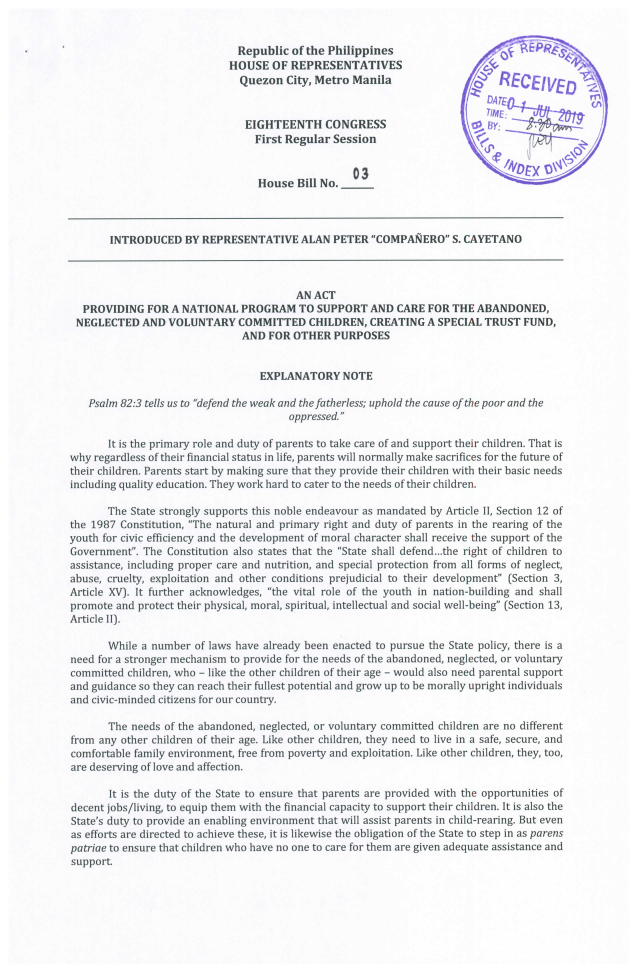
#> input picture images/HB00003-0-0.jpeg, 2548 x 3891 px (shown at 1/4 size)
$ python -i optimize.py   (imports and definitions only)   (older library calls are emulated)
#> lines starting #> are read from the running program, lines starting #| are printed output that depends on the picture; after the words box and inside, x2 and y2 are one past the last pixel; in counts of white or black regions, pixels touching at a corner belong together
#> further down, picture is the input picture: PIL image 2548x3891 RGB; mean R, G, B 239.1, 239.5, 241.2
### display.py
from PIL import Image
import matplotlib.pyplot as plt

# [11 lines left out: function display_image, not called in this run]

def display_cv_image(cv_image):
    """
    Resize image to fit in display
    """
    plt.imshow(cv_image)
    plt.show()

### optimize.py
from PIL import ImageOps, ImageDraw, Image
import cv2
import numpy as np
from matplotlib import pyplot as plt
import matplotlib

from display import display_cv_image, display_image


# [52 lines left out: functions remove_stamp, patch_stamp, not called in this run]

def adjust_gamma(cv_image, gamma=1.0):
    """
    Adjust contrast of the image using gamma correction
    """

    invGamma = 1.0 / gamma
    table = np.array([((i / 255.0) ** invGamma) * 255
        for i in np.arange(0, 256)]).astype("uint8")

    # apply gamma correction using the lookup table
    new_image = cv2.LUT(cv_image, table)
    return new_image

def mask_image(image):
    """
    Convert image to black and white
    """

    # Generate mask
    image = image.convert("L")
    cv_image = np.array(image)
    _, mask = cv2.threshold(cv_image, 127, 255, cv2.THRESH_BINARY_INV)
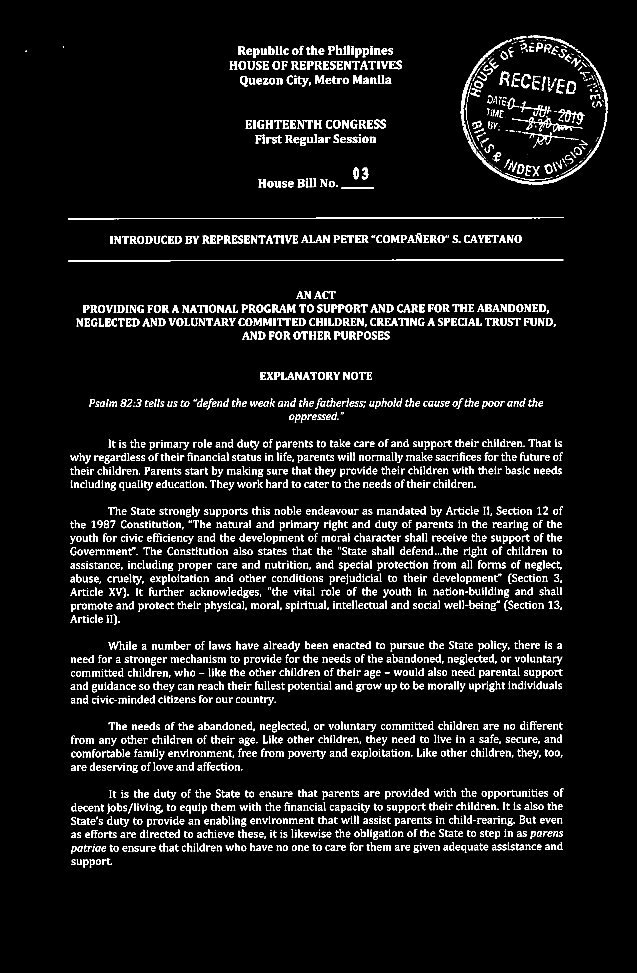
#> mask: shape (3891, 2548) (shown at 1/4 size); 5% white; 3007 white regions (367 under 20 px), largest, box (x1, y1, x2, y2) and area: (1874, 245, 2430, 739) 7782, (272, 870, 2254, 877) 5352, (273, 1039, 2254, 1046) 5201
    mask_inv = cv2.bitwise_not(mask)
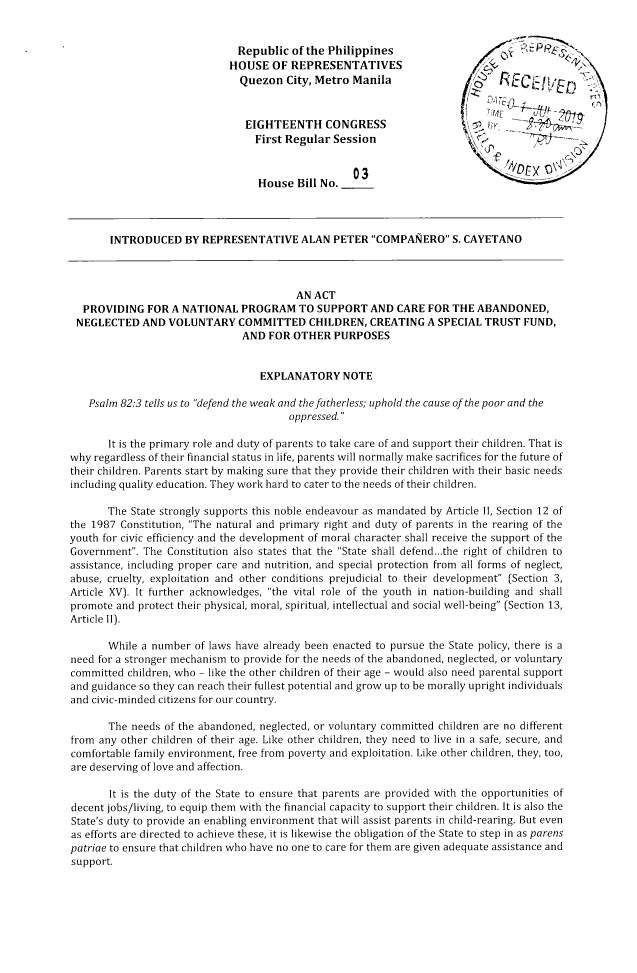
#> mask_inv: shape (3891, 2548) (shown at 1/4 size); 95% white; 3007 black regions (367 under 20 px), largest, box (x1, y1, x2, y2) and area: (1874, 245, 2430, 739) 7782, (272, 870, 2254, 877) 5352, (273, 1039, 2254, 1046) 5201

    # Generate white paper background
    white_background = np.ones(cv_image.shape, dtype="uint8") * 255

    # Extract important parts from the document and remove relevant areas from background
    document_fg = cv2.bitwise_and(cv_image, cv_image, mask=mask)
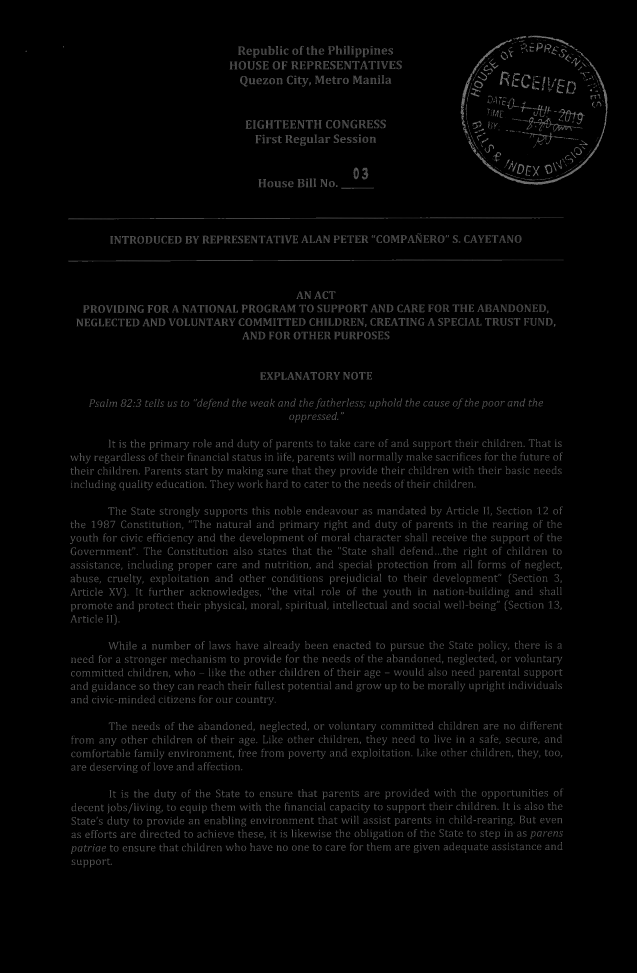
#> document_fg: shape (3891, 2548) (shown at 1/4 size); min 0, max 127, mean 4.3
    masked_bg = cv2.bitwise_and(white_background, white_background, mask=mask_inv)
#> white_background: shape (3891, 2548); every value is 255

    # Place important content onto white background
    dst = cv2.add(masked_bg, document_fg)
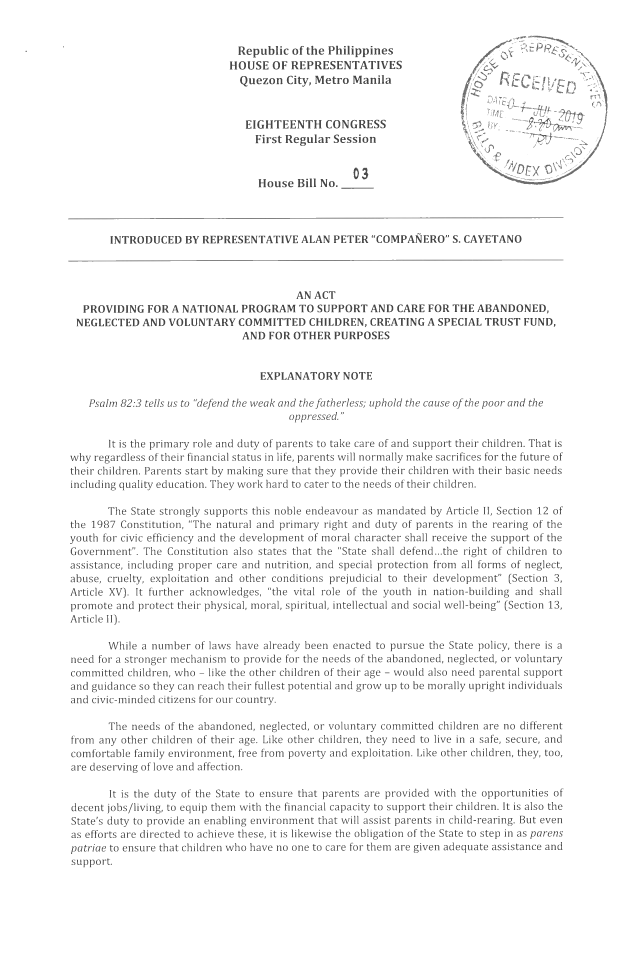
#> dst: shape (3891, 2548) (shown at 1/4 size); min 31, max 255, mean 246.5
    dst = adjust_gamma(dst, 0.1)

    # display_image(image)
    output = cv2.cvtColor(dst, cv2.COLOR_GRAY2RGB)
    display_cv_image(output)

    image = Image.fromarray(output)

    return image

# [5 lines left out: function optimize_image, not called in this run]

# [3 lines not run here, left out]

>>> from PIL import Image
>>> picture = Image.open('images/HB00003-0-0.jpeg')
>>> result = mask_image(picture)

$ run again, on images/HB00001-0-0.jpeg
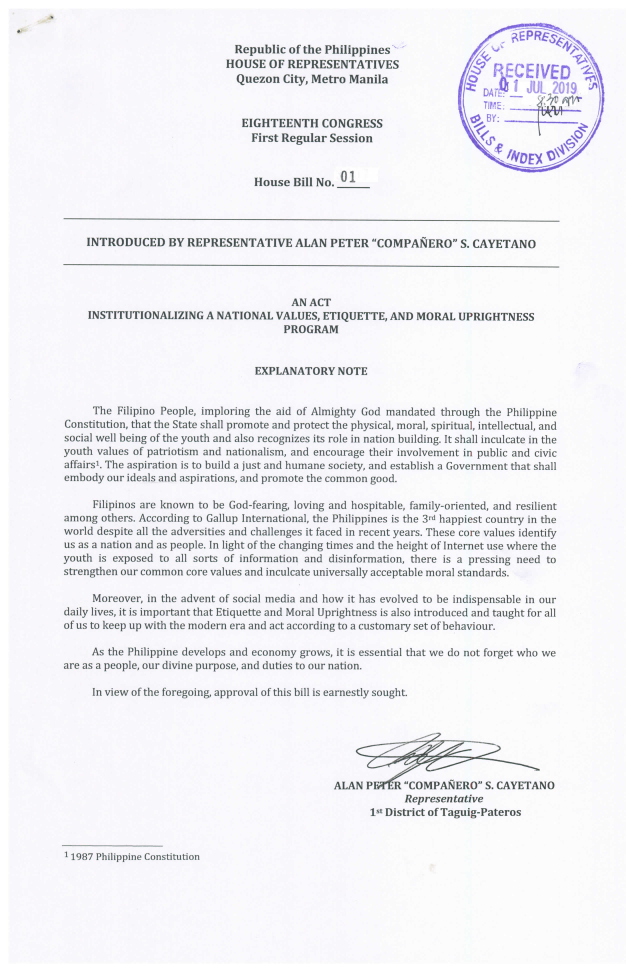
#> input picture images/HB00001-0-0.jpeg, 2538 x 3888 px (shown at 1/4 size)
#> picture is the input picture: PIL image 2538x3888 RGB; mean R, G, B 240.5, 240.2, 243.9
#> in mask_image, `_, mask = cv2.threshold(cv_image, 127, 255, cv2.THRESH_BINARY_INV)`:
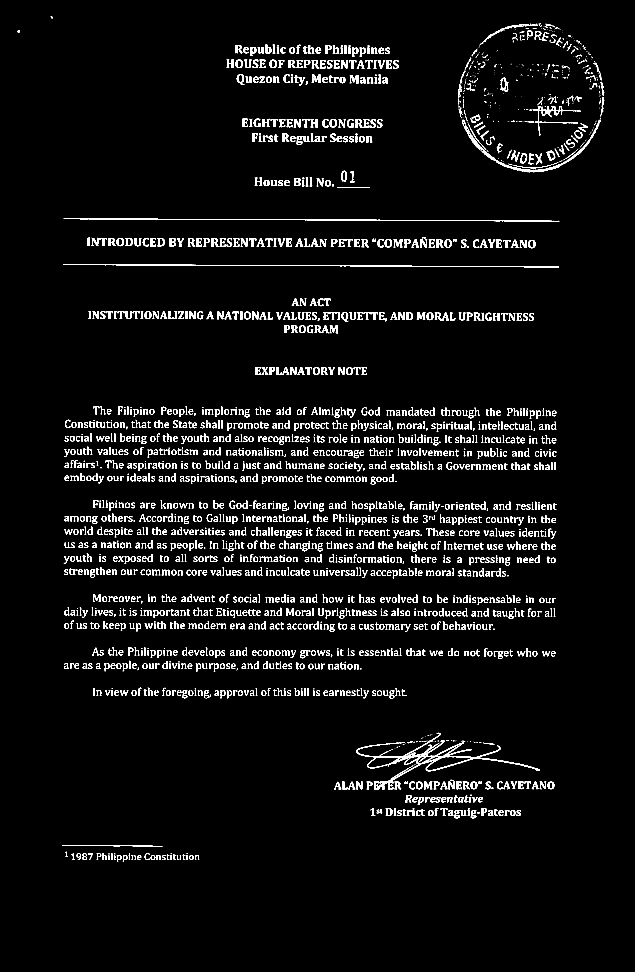
#> mask: shape (3888, 2538) (shown at 1/4 size); 3.6% white; 2569 white regions (606 under 20 px), largest, box (x1, y1, x2, y2) and area: (1424, 2931, 2158, 3157) 12136, (1848, 479, 2402, 689) 5383, (254, 1057, 2236, 1069) 4740
#> white_background: shape (3888, 2538); every value is 255
#> in mask_image, `dst = cv2.add(masked_bg, document_fg)`:
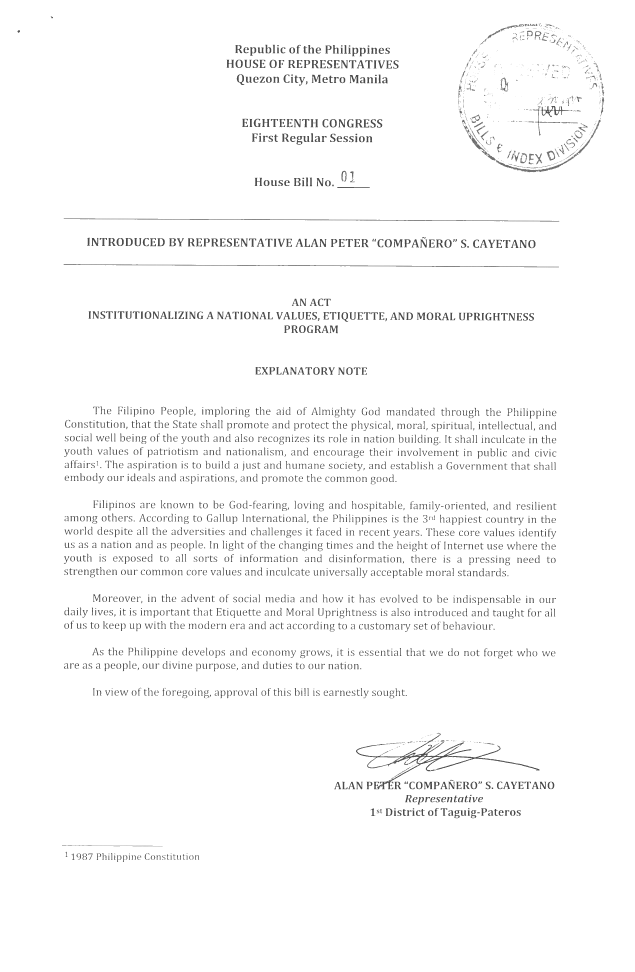
#> dst: shape (3888, 2538) (shown at 1/4 size); min 40, max 255, mean 249.1

$ run again, on images/HB00001-1-0.jpeg
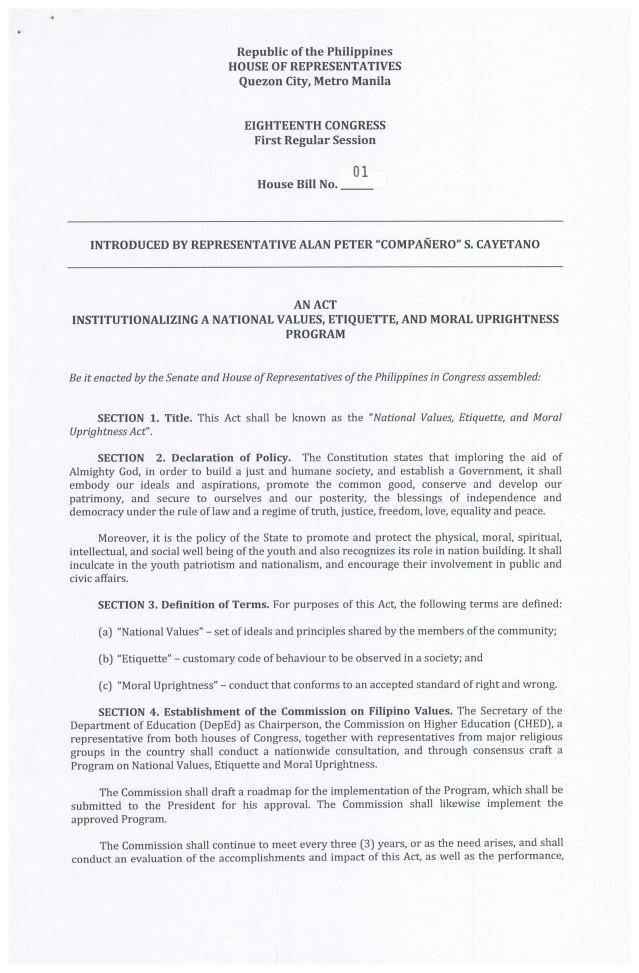
#> input picture images/HB00001-1-0.jpeg, 2555 x 3891 px (shown at 1/4 size)
#> picture is the input picture: PIL image 2555x3891 RGB; mean R, G, B 240.2, 240.1, 243
#> in mask_image, `_, mask = cv2.threshold(cv_image, 127, 255, cv2.THRESH_BINARY_INV)`:
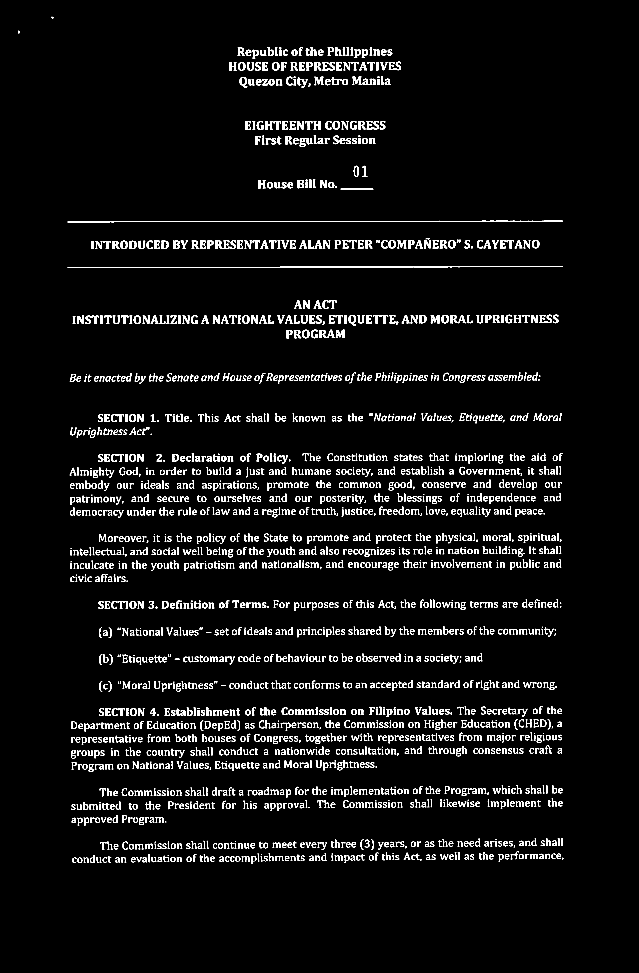
#> mask: shape (3891, 2555) (shown at 1/4 size); 3.8% white; 2354 white regions (165 under 20 px), largest, box (x1, y1, x2, y2) and area: (270, 1065, 2252, 1072) 4703, (270, 883, 2252, 889) 4541, (1277, 1319, 1339, 1352) 843
#> white_background: shape (3891, 2555); every value is 255
#> in mask_image, `dst = cv2.add(masked_bg, document_fg)`:
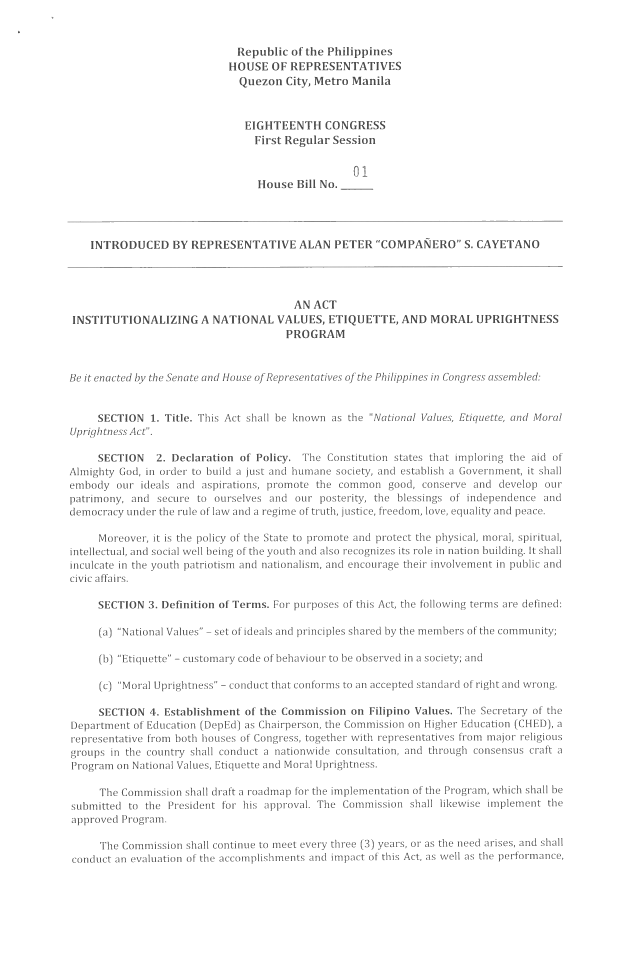
#> dst: shape (3891, 2555) (shown at 1/4 size); min 36, max 255, mean 248.7

$ run again, on images/HB00001-2-0.jpeg
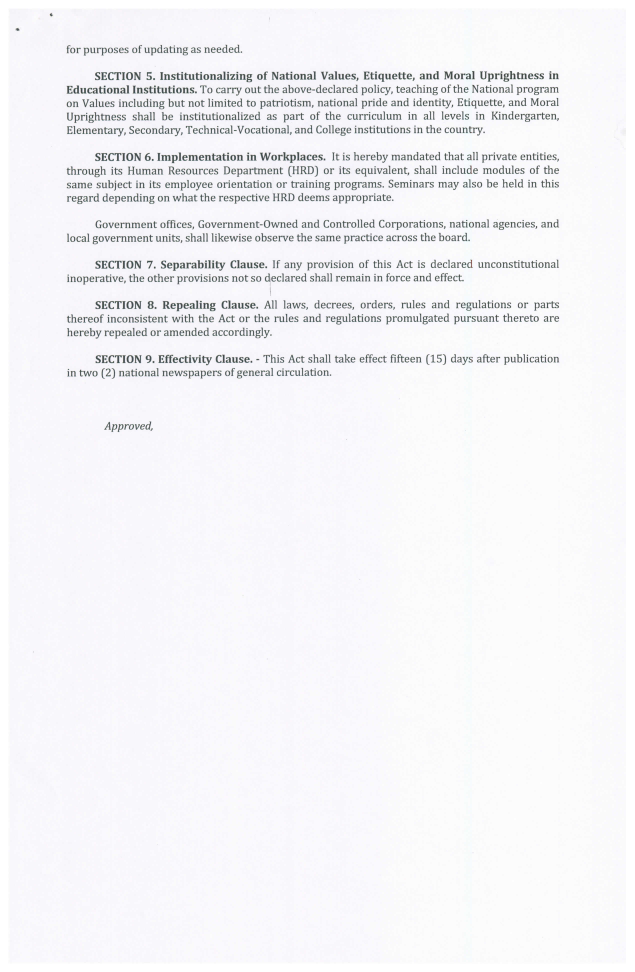
#> input picture images/HB00001-2-0.jpeg, 2539 x 3887 px (shown at 1/4 size)
#> picture is the input picture: PIL image 2539x3887 RGB; mean R, G, B 244.1, 243.8, 246.7
#> in mask_image, `_, mask = cv2.threshold(cv_image, 127, 255, cv2.THRESH_BINARY_INV)`:
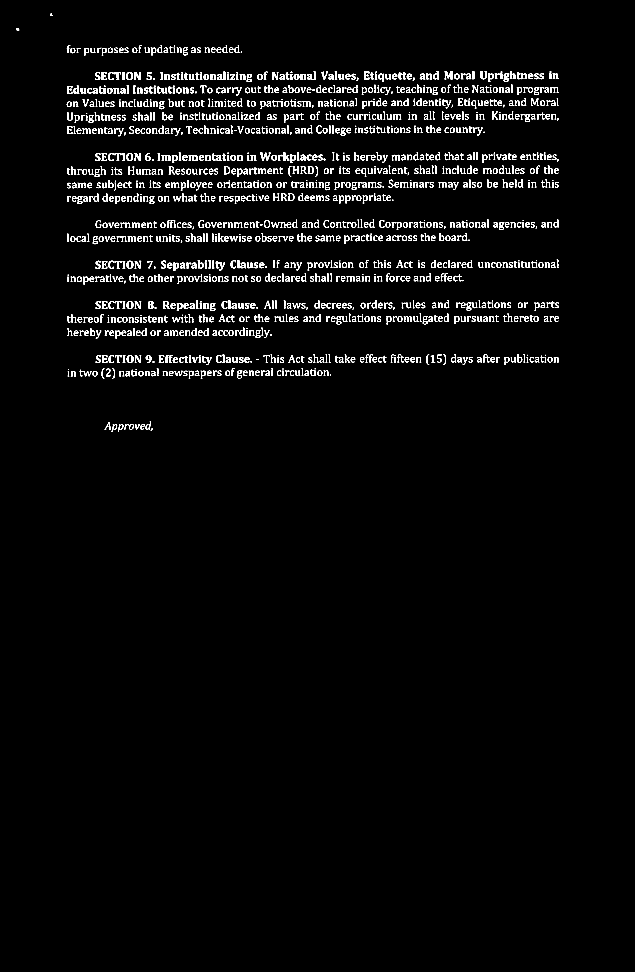
#> mask: shape (3887, 2539) (shown at 1/4 size); 2.2% white; 1507 white regions (101 under 20 px), largest, box (x1, y1, x2, y2) and area: (1040, 611, 1083, 642) 542, (1778, 286, 1811, 317) 509, (646, 621, 683, 643) 450
#> white_background: shape (3887, 2539); every value is 255
#> in mask_image, `dst = cv2.add(masked_bg, document_fg)`:
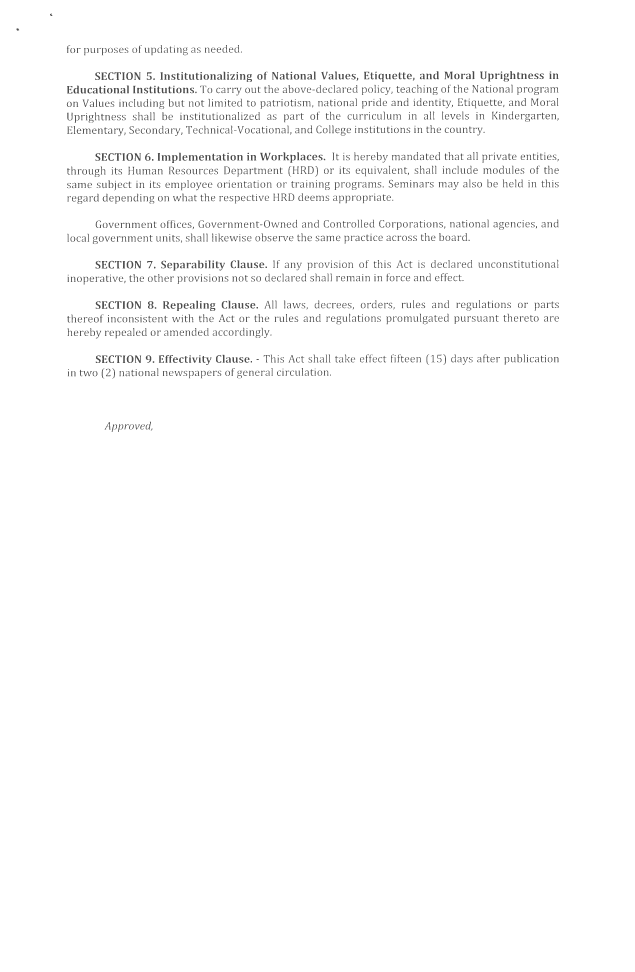
#> dst: shape (3887, 2539) (shown at 1/4 size); min 31, max 255, mean 251.3
